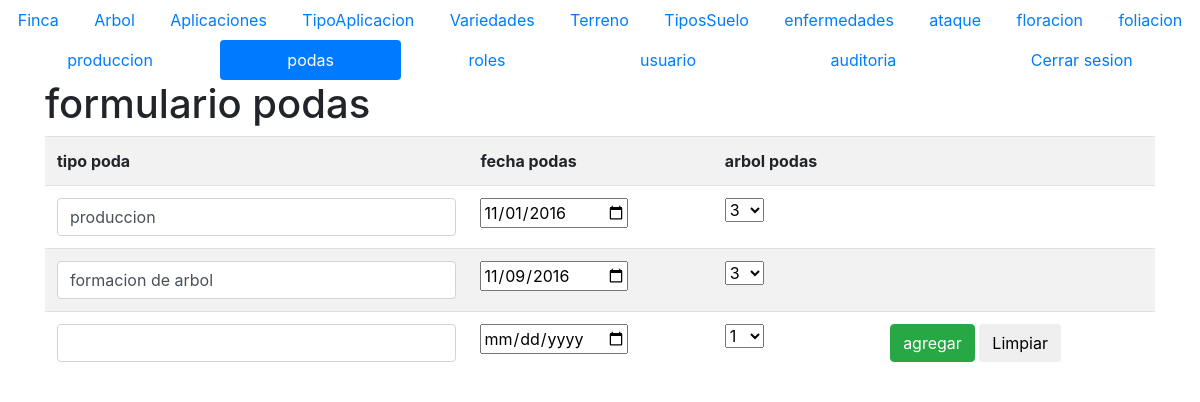
Page /formulariopodas.php (signed in) on the committed database.
### tables this page shows
CREATE TABLE `podas` (
  `idpodas` mediumint(9) NOT NULL,
  `tipopodas` varchar(45) NOT NULL,
  `fechapodas` date NOT NULL,
  `idarbolpodas` int(11) NOT NULL
);

CREATE TABLE `arbol` (
  `idarbol` int(11) NOT NULL,
  `alturaarbol` smallint(6) NOT NULL,
  `cantidadderamasarbol` tinyint(4) NOT NULL,
  `idfincaarbol` smallint(3) NOT NULL,
  `idterrenoarbol` tinyint(3) NOT NULL,
  `idvariedadesarbol` tinyint(3) NOT NULL
);

### arbol.php (called while the page is built, shortened)
<?php
  class arbol {
      private $_conexion;
      private $_paginacion =10;
      function __construct ($conexion,$idarbol,$alturaarbol,$cantidadderamasarbol,$idfincaarbol,$idterrenoarbol,$idvariedadesarbol){
          $this->_conexion=$conexion;
        }
    function getRol($idusuario){
        $roles=mysqli_query($this->_conexion, "SELECT ".static::class."roles AS elpermiso FROM roles WHERE idRoles IN(SELECT idrolUsuario FROM usuario WHERE idusuario =$idusuario)") or die (mysqli_error($this->_conexion));
        $unregistro=mysqli_fetch_array($roles);
        return $unregistro['elpermiso'];
    }
    function listar ($pagina){
        if ($pagina<=0){
            $listado=mysqli_query($this->_conexion,"SELECT * FROM arbol ORDER BY idarbol") or die (mysqli_error($this->_conexion));
        }else{
            $paginacionMax = $pagina *$this->_paginacion;
            $paginacionMin = $paginacionMax - $this->_paginacion;
            $listado=mysqli_query($this->_conexion,"SELECT* FROM arbol ORDER BY idarbol LIMIT $paginacionMin, $paginacionMax") or die (mysqli_error($this->conexion));
        }
        return $listado;
    }
  }
 ?>

### podas.php (called while the page is built, shortened)
<?php
  class podas {
      private $_conexion;
      private $_paginacion =10;
      function __construct ($conexion,$idpodas,$tipopodas,$fechapodas,$idarbolpodas){
          $this->_conexion=$conexion;
      }
    function listar ($pagina){
        if ($pagina<=0){
            $listado=mysqli_query($this->_conexion,"SELECT * FROM podas ORDER BY idpodas") or die (mysqli_error($this->_conexion));
        }else{
            $paginacionMax = $pagina *$this->_paginacion;
            $paginacionMin = $paginacionMax - $this->_paginacion;
            $listado=mysqli_query($this->_conexion,"SELECT* FROM podas ORDER BY idpodas LIMIT $paginacionMin, $paginacionMax") or die (mysqli_error($this->conexion));
        }
        return $listado;
    }
 }
 ?>

### formulariopodas.php (the view, shortened to what this page needs)
<!DOCTYPE html>
 <?php
   if (isset($_SESSION['id'])){
?>
<html>
<head>
  <link rel="stylesheet" href="https://maxcdn.bootstrapcdn.com/bootstrap/4.0.0-alpha.6/css/bootstrap.min.css">
  <link href="https://maxcdn.bootstrapcdn.com/font-awesome/4.7.0/css/font-awesome.min.css" rel="stylesheet">
    </head>
    <body>
<?php
   include_once("menu.php");
   $pagina = isset($_GET['pag'])?$_GET['pag']:1;
?>
<div class="container">
<header>
    <h1 class="">formulario podas</h1>
</header>
    <table  class="table table-striped">
    <tbody>
        <tr>
         <th scope="col">tipo poda</th>
         <th scope="col">fecha podas </th>
         <th scope="col">arbol podas </th>
          <th scope="col"></th>
        </tr>
<?php
$objetoconexion = new conexion();
$conexion =$objetoconexion->conectar();
include_once("../modelo/arbol.php");
$objetoarbol = new arbol ($conexion,0,'alturaarbol','cantidadderamasarbol','idfincaarbol','idterrenoarbol','idvariedades');
$listaarboles = $objetoarbol->listar(0);
include_once("../modelo/podas.php");
$objetopodas = new podas($conexion,0,'idpodas','tipopodas','fechapodas','idarbolpodas','propietario');
$listapodass = $objetopodas->listar($pagina);
$permiso = $objetoarbol->getRol($_SESSION['id']);
if (stripos($permiso,"r")!==false){
while($unregistro =mysqli_fetch_array($listapodass)){
    echo '<tr><form id="fmodificarpodas"'.$unregistro["idpodas"].' action="../controlador/controladorpodas.php" method="post">';
    echo '<td><input type="hidden" name="fidpodas"   value="'.$unregistro['idpodas'].'">';
    echo ' <input type="text"  class="form-control" name="ftipopodas"  value="'.$unregistro['tipopodas'].'"></td>';
    echo '<td><input type="date" name="ffechapodas"  value="'.$unregistro['fechapodas'].'"></td>';
        echo '<td><select name="fidarbolpodas">';
        while($otroregistro =mysqli_fetch_array($listaarboles)){
           echo "<option value=".$otroregistro['idarbol']."";
           if ($unregistro['idarbolpodas'] == $otroregistro['idarbol']){
               echo " selected ";
           }
           echo ">{$otroregistro['idarbol']}</option>";
        }
        mysqli_data_seek($listaarboles,0);
     echo '</select></td>';
    echo '<td>';
            echo '</form></tr>';
    }
}
?>
<?php
    if (stripos($permiso,"c")!==false){
?>
<tr><form id="fingresarpodas" action="../controlador/controladorpodas.php" method="post">
<td><input type="hidden" name="fidpodas" value="0">
<input type="text" class="form-control" name="ftipopodas"></td>
<td><input type="date" name="ffechapodas"></td>
<td><select name="fidarbolpodas">
<?php
       while($otroregistro =mysqli_fetch_array($listaarboles)){
           echo "<option value=".$otroregistro['idarbol'].">{$otroregistro['idarbol']}</option>";
       }
    ?>
    </select>
    </td>
<td><button type="submit" class="btn btn-success" name="fenviar" value="ingresar">agregar</button>
<button type="reset" class="btn" name="fenviar" value="limpiar">Limpiar</button></td>
</form> </tr>
<?php
   }
?>
</tbody>
</table>
</div>
</body>
</html>
<?php
}else{
       header("location:../index.php");
   }
?>

### rows in the picture
podas: ftipopodas "produccion", ffechapodas "11/01/2016", fidarbolpodas "3"
podas: ftipopodas "formacion de arbol", ffechapodas "11/09/2016", fidarbolpodas "3"

### other values in the picture
form field fidarbolpodas "1"
